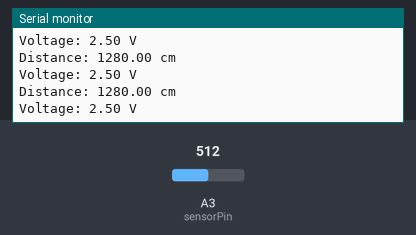
This sketch was run on a simulated Arduino Uno, built with avr-gcc and run on an emulated ATmega328P. Shown: the last lines printed to the serial monitor. The test bench sets the inputs (shaded band); at power-on: A3 (sensorPin) = 512.

Above: at 1.3 s.
1.4 s: A3 (sensorPin) set to 716
At 1.83 s:
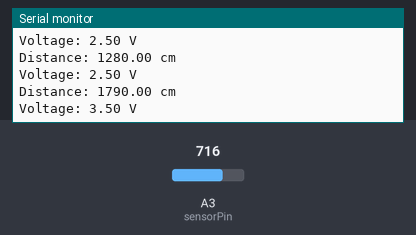
2.9 s: A3 (sensorPin) set to 900
At 3.33 s:
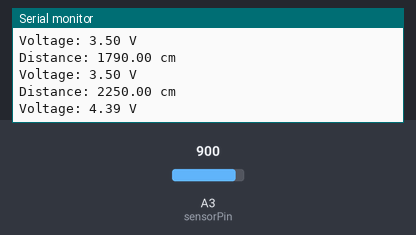
Timing chart, 0 to 5.9 s (numbered marks = the images above; inputs shaded):
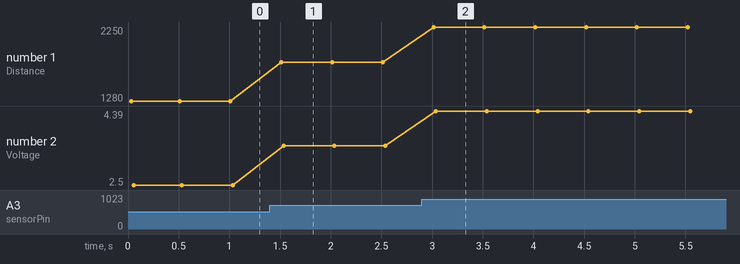

Measured:
- after the input at 1.4 s, the serial monitor: prints a new line after 0.11 s (image 1)
- after the input at 2.9 s, the serial monitor: prints a new line after 0.12 s (image 2)
- plotted number 1: 1280 → 1790 after the input at 1.4 s, 1790 → 2250 after the input at 2.9 s
- plotted number 2: 2.5 → 3.5 after the input at 1.4 s, 3.5 → 4.39 after the input at 2.9 s

The sketch:

Distance_measurement_using_Ultrasonic_MD1030_Sensor.ino
```cpp
const int sensorPin = A3;

void setup(){
  Serial.begin(9600);
  Serial.println("Distance Measurement (MD1030): ");
}

void loop(){
  int sensorValue = analogRead(sensorPin);
  float voltage = sensorValue * (5.0 / 1024.0);
  float distance = voltage * 512;

  Serial.print("Distance: ");
  Serial.print(distance);
  Serial.println(" cm");

  Serial.print("Voltage: ");
  Serial.print(voltage);
  Serial.println(" V");
  Serial.println("");
  delay(500);
}
```
